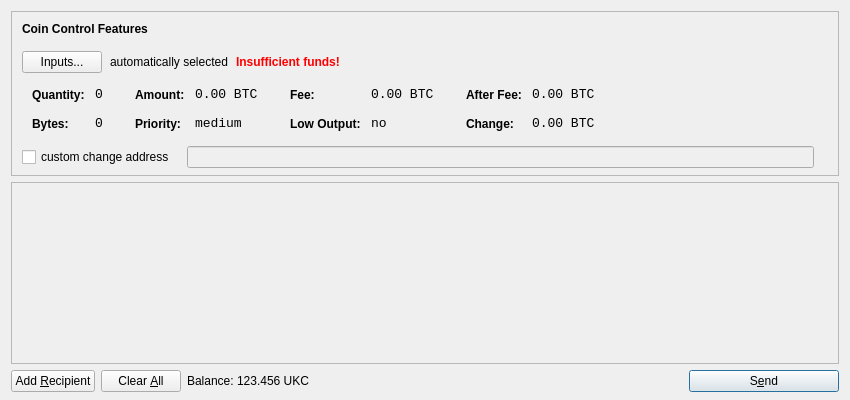
<?xml version="1.0" encoding="UTF-8"?>
<ui version="4.0">
 <class>SendCoinsDialog</class>
 <widget class="QDialog" name="SendCoinsDialog">
  <property name="geometry">
   <rect>
    <x>0</x>
    <y>0</y>
    <width>850</width>
    <height>400</height>
   </rect>
  </property>
  <property name="windowTitle">
   <string>Send Coins</string>
  </property>
  <layout class="QVBoxLayout" name="verticalLayout" stretch="0,1,0">
   <property name="bottomMargin">
    <number>8</number>
   </property>
   <item>
    <widget class="QFrame" name="frameCoinControl">
     <property name="sizePolicy">
      <sizepolicy hsizetype="Expanding" vsizetype="Expanding">
       <horstretch>0</horstretch>
       <verstretch>0</verstretch>
      </sizepolicy>
     </property>
     <property name="maximumSize">
      <size>
       <width>16777215</width>
       <height>16777215</height>
      </size>
     </property>
     <property name="frameShape">
      <enum>QFrame::StyledPanel</enum>
     </property>
     <property name="frameShadow">
      <enum>QFrame::Sunken</enum>
     </property>
     <layout class="QVBoxLayout" name="verticalLayoutCoinControl2">
      <property name="spacing">
       <number>-1</number>
      </property>
      <property name="leftMargin">
       <number>0</number>
      </property>
      <property name="topMargin">
       <number>0</number>
      </property>
      <property name="rightMargin">
       <number>0</number>
      </property>
      <property name="bottomMargin">
       <number>6</number>
      </property>
      <item>
       <layout class="QVBoxLayout" name="verticalLayoutCoinControl" stretch="0,0,0,0,1">
        <property name="spacing">
         <number>0</number>
        </property>
        <property name="leftMargin">
         <number>10</number>
        </property>
        <property name="topMargin">
         <number>10</number>
        </property>
        <item>
         <layout class="QHBoxLayout" name="horizontalLayoutCoinControl1">
          <property name="bottomMargin">
           <number>15</number>
          </property>
          <item>
           <widget class="QLabel" name="labelCoinControlFeatures">
            <property name="sizePolicy">
             <sizepolicy hsizetype="Preferred" vsizetype="Maximum">
              <horstretch>0</horstretch>
              <verstretch>0</verstretch>
             </sizepolicy>
            </property>
            <property name="font">
             <font>
              <weight>75</weight>
              <bold>true</bold>
             </font>
            </property>
            <property name="styleSheet">
             <string notr="true">font-weight:bold;</string>
            </property>
            <property name="text">
             <string>Coin Control Features</string>
            </property>
           </widget>
          </item>
         </layout>
        </item>
        <item>
         <layout class="QHBoxLayout" name="horizontalLayoutCoinControl2" stretch="0,0,0,0">
          <property name="spacing">
           <number>8</number>
          </property>
          <property name="bottomMargin">
           <number>10</number>
          </property>
          <item>
           <widget class="QPushButton" name="pushButtonCoinControl">
            <property name="styleSheet">
             <string notr="true"/>
            </property>
            <property name="text">
             <string>Inputs...</string>
            </property>
           </widget>
          </item>
          <item>
           <widget class="QLabel" name="labelCoinControlAutomaticallySelected">
            <property name="text">
             <string>automatically selected</string>
            </property>
            <property name="margin">
             <number>5</number>
            </property>
           </widget>
          </item>
          <item>
           <widget class="QLabel" name="labelCoinControlInsuffFunds">
            <property name="font">
             <font>
              <weight>75</weight>
              <bold>true</bold>
             </font>
            </property>
            <property name="styleSheet">
             <string notr="true">color:red;font-weight:bold;</string>
            </property>
            <property name="text">
             <string>Insufficient funds!</string>
            </property>
            <property name="margin">
             <number>5</number>
            </property>
           </widget>
          </item>
          <item>
           <spacer name="horizontalSpacerCoinControl">
            <property name="orientation">
             <enum>Qt::Horizontal</enum>
            </property>
            <property name="sizeHint" stdset="0">
             <size>
              <width>40</width>
              <height>1</height>
             </size>
            </property>
           </spacer>
          </item>
         </layout>
        </item>
        <item>
         <widget class="QWidget" name="widgetCoinControl" native="true">
          <property name="sizePolicy">
           <sizepolicy hsizetype="Preferred" vsizetype="Preferred">
            <horstretch>0</horstretch>
            <verstretch>0</verstretch>
           </sizepolicy>
          </property>
          <property name="minimumSize">
           <size>
            <width>0</width>
            <height>0</height>
           </size>
          </property>
          <property name="styleSheet">
           <string notr="true"/>
          </property>
          <layout class="QHBoxLayout" name="horizontalLayoutCoinControl5">
           <property name="margin">
            <number>0</number>
           </property>
           <item>
            <layout class="QHBoxLayout" name="horizontalLayoutCoinControl3" stretch="0,0,0,1">
             <property name="spacing">
              <number>20</number>
             </property>
             <property name="topMargin">
              <number>0</number>
             </property>
             <property name="bottomMargin">
              <number>10</number>
             </property>
             <item>
              <layout class="QFormLayout" name="formLayoutCoinControl1">
               <property name="horizontalSpacing">
                <number>10</number>
               </property>
               <property name="verticalSpacing">
                <number>14</number>
               </property>
               <property name="leftMargin">
                <number>10</number>
               </property>
               <property name="topMargin">
                <number>4</number>
               </property>
               <property name="rightMargin">
                <number>6</number>
               </property>
               <item row="0" column="0">
                <widget class="QLabel" name="labelCoinControlQuantityText">
                 <property name="styleSheet">
                  <string notr="true">font-weight:bold;</string>
                 </property>
                 <property name="text">
                  <string>Quantity:</string>
                 </property>
                 <property name="margin">
                  <number>0</number>
                 </property>
                </widget>
               </item>
               <item row="0" column="1">
                <widget class="QLabel" name="labelCoinControlQuantity">
                 <property name="font">
                  <font>
                   <family>Monospace</family>
                   <pointsize>10</pointsize>
                  </font>
                 </property>
                 <property name="cursor">
                  <cursorShape>IBeamCursor</cursorShape>
                 </property>
                 <property name="contextMenuPolicy">
                  <enum>Qt::ActionsContextMenu</enum>
                 </property>
                 <property name="text">
                  <string notr="true">0</string>
                 </property>
                 <property name="margin">
                  <number>0</number>
                 </property>
                 <property name="textInteractionFlags">
                  <set>Qt::LinksAccessibleByMouse|Qt::TextSelectableByKeyboard|Qt::TextSelectableByMouse</set>
                 </property>
                </widget>
               </item>
               <item row="1" column="0">
                <widget class="QLabel" name="labelCoinControlBytesText">
                 <property name="styleSheet">
                  <string notr="true">font-weight:bold;</string>
                 </property>
                 <property name="text">
                  <string>Bytes:</string>
                 </property>
                </widget>
               </item>
               <item row="1" column="1">
                <widget class="QLabel" name="labelCoinControlBytes">
                 <property name="font">
                  <font>
                   <family>Monospace</family>
                   <pointsize>10</pointsize>
                  </font>
                 </property>
                 <property name="cursor">
                  <cursorShape>IBeamCursor</cursorShape>
                 </property>
                 <property name="contextMenuPolicy">
                  <enum>Qt::ActionsContextMenu</enum>
                 </property>
                 <property name="text">
                  <string notr="true">0</string>
                 </property>
                 <property name="textInteractionFlags">
                  <set>Qt::LinksAccessibleByMouse|Qt::TextSelectableByKeyboard|Qt::TextSelectableByMouse</set>
                 </property>
                </widget>
               </item>
              </layout>
             </item>
             <item>
              <layout class="QFormLayout" name="formLayoutCoinControl2">
               <property name="horizontalSpacing">
                <number>10</number>
               </property>
               <property name="verticalSpacing">
                <number>14</number>
               </property>
               <property name="leftMargin">
                <number>6</number>
               </property>
               <property name="topMargin">
                <number>4</number>
               </property>
               <property name="rightMargin">
                <number>6</number>
               </property>
               <item row="0" column="0">
                <widget class="QLabel" name="labelCoinControlAmountText">
                 <property name="styleSheet">
                  <string notr="true">font-weight:bold;</string>
                 </property>
                 <property name="text">
                  <string>Amount:</string>
                 </property>
                 <property name="margin">
                  <number>0</number>
                 </property>
                </widget>
               </item>
               <item row="0" column="1">
                <widget class="QLabel" name="labelCoinControlAmount">
                 <property name="font">
                  <font>
                   <family>Monospace</family>
                   <pointsize>10</pointsize>
                  </font>
                 </property>
                 <property name="cursor">
                  <cursorShape>IBeamCursor</cursorShape>
                 </property>
                 <property name="contextMenuPolicy">
                  <enum>Qt::ActionsContextMenu</enum>
                 </property>
                 <property name="text">
                  <string notr="true">0.00 BTC</string>
                 </property>
                 <property name="textInteractionFlags">
                  <set>Qt::LinksAccessibleByMouse|Qt::TextSelectableByKeyboard|Qt::TextSelectableByMouse</set>
                 </property>
                </widget>
               </item>
               <item row="1" column="0">
                <widget class="QLabel" name="labelCoinControlPriorityText">
                 <property name="styleSheet">
                  <string notr="true">font-weight:bold;</string>
                 </property>
                 <property name="text">
                  <string>Priority:</string>
                 </property>
                </widget>
               </item>
               <item row="1" column="1">
                <widget class="QLabel" name="labelCoinControlPriority">
                 <property name="font">
                  <font>
                   <family>Monospace</family>
                   <pointsize>10</pointsize>
                  </font>
                 </property>
                 <property name="cursor">
                  <cursorShape>IBeamCursor</cursorShape>
                 </property>
                 <property name="contextMenuPolicy">
                  <enum>Qt::ActionsContextMenu</enum>
                 </property>
                 <property name="text">
                  <string>medium</string>
                 </property>
                 <property name="textInteractionFlags">
                  <set>Qt::LinksAccessibleByMouse|Qt::TextSelectableByKeyboard|Qt::TextSelectableByMouse</set>
                 </property>
                </widget>
               </item>
              </layout>
             </item>
             <item>
              <layout class="QFormLayout" name="formLayoutCoinControl3">
               <property name="horizontalSpacing">
                <number>10</number>
               </property>
               <property name="verticalSpacing">
                <number>14</number>
               </property>
               <property name="leftMargin">
                <number>6</number>
               </property>
               <property name="topMargin">
                <number>4</number>
               </property>
               <property name="rightMargin">
                <number>6</number>
               </property>
               <item row="0" column="0">
                <widget class="QLabel" name="labelCoinControlFeeText">
                 <property name="styleSheet">
                  <string notr="true">font-weight:bold;</string>
                 </property>
                 <property name="text">
                  <string>Fee:</string>
                 </property>
                 <property name="margin">
                  <number>0</number>
                 </property>
                </widget>
               </item>
               <item row="0" column="1">
                <widget class="QLabel" name="labelCoinControlFee">
                 <property name="font">
                  <font>
                   <family>Monospace</family>
                   <pointsize>10</pointsize>
                  </font>
                 </property>
                 <property name="cursor">
                  <cursorShape>IBeamCursor</cursorShape>
                 </property>
                 <property name="contextMenuPolicy">
                  <enum>Qt::ActionsContextMenu</enum>
                 </property>
                 <property name="text">
                  <string notr="true">0.00 BTC</string>
                 </property>
                 <property name="textInteractionFlags">
                  <set>Qt::LinksAccessibleByMouse|Qt::TextSelectableByKeyboard|Qt::TextSelectableByMouse</set>
                 </property>
                </widget>
               </item>
               <item row="1" column="0">
                <widget class="QLabel" name="labelCoinControlLowOutputText">
                 <property name="styleSheet">
                  <string notr="true">font-weight:bold;</string>
                 </property>
                 <property name="text">
                  <string>Low Output:</string>
                 </property>
                </widget>
               </item>
               <item row="1" column="1">
                <widget class="QLabel" name="labelCoinControlLowOutput">
                 <property name="font">
                  <font>
                   <family>Monospace</family>
                   <pointsize>10</pointsize>
                  </font>
                 </property>
                 <property name="cursor">
                  <cursorShape>IBeamCursor</cursorShape>
                 </property>
                 <property name="contextMenuPolicy">
                  <enum>Qt::ActionsContextMenu</enum>
                 </property>
                 <property name="text">
                  <string>no</string>
                 </property>
                 <property name="textInteractionFlags">
                  <set>Qt::LinksAccessibleByMouse|Qt::TextSelectableByKeyboard|Qt::TextSelectableByMouse</set>
                 </property>
                </widget>
               </item>
              </layout>
             </item>
             <item>
              <layout class="QFormLayout" name="formLayoutCoinControl4">
               <property name="horizontalSpacing">
                <number>10</number>
               </property>
               <property name="verticalSpacing">
                <number>14</number>
               </property>
               <property name="leftMargin">
                <number>6</number>
               </property>
               <property name="topMargin">
                <number>4</number>
               </property>
               <property name="rightMargin">
                <number>6</number>
               </property>
               <item row="0" column="0">
                <widget class="QLabel" name="labelCoinControlAfterFeeText">
                 <property name="styleSheet">
                  <string notr="true">font-weight:bold;</string>
                 </property>
                 <property name="text">
                  <string>After Fee:</string>
                 </property>
                 <property name="margin">
                  <number>0</number>
                 </property>
                </widget>
               </item>
               <item row="0" column="1">
                <widget class="QLabel" name="labelCoinControlAfterFee">
                 <property name="font">
                  <font>
                   <family>Monospace</family>
                   <pointsize>10</pointsize>
                  </font>
                 </property>
                 <property name="cursor">
                  <cursorShape>IBeamCursor</cursorShape>
                 </property>
                 <property name="contextMenuPolicy">
                  <enum>Qt::ActionsContextMenu</enum>
                 </property>
                 <property name="text">
                  <string notr="true">0.00 BTC</string>
                 </property>
                 <property name="textInteractionFlags">
                  <set>Qt::LinksAccessibleByMouse|Qt::TextSelectableByKeyboard|Qt::TextSelectableByMouse</set>
                 </property>
                </widget>
               </item>
               <item row="1" column="0">
                <widget class="QLabel" name="labelCoinControlChangeText">
                 <property name="styleSheet">
                  <string notr="true">font-weight:bold;</string>
                 </property>
                 <property name="text">
                  <string>Change:</string>
                 </property>
                </widget>
               </item>
               <item row="1" column="1">
                <widget class="QLabel" name="labelCoinControlChange">
                 <property name="font">
                  <font>
                   <family>Monospace</family>
                   <pointsize>10</pointsize>
                  </font>
                 </property>
                 <property name="cursor">
                  <cursorShape>IBeamCursor</cursorShape>
                 </property>
                 <property name="contextMenuPolicy">
                  <enum>Qt::ActionsContextMenu</enum>
                 </property>
                 <property name="text">
                  <string notr="true">0.00 BTC</string>
                 </property>
                 <property name="textInteractionFlags">
                  <set>Qt::LinksAccessibleByMouse|Qt::TextSelectableByKeyboard|Qt::TextSelectableByMouse</set>
                 </property>
                </widget>
               </item>
              </layout>
             </item>
            </layout>
           </item>
          </layout>
         </widget>
        </item>
        <item>
         <layout class="QHBoxLayout" name="horizontalLayoutCoinControl4" stretch="0,0,0">
          <property name="spacing">
           <number>12</number>
          </property>
          <property name="sizeConstraint">
           <enum>QLayout::SetDefaultConstraint</enum>
          </property>
          <property name="topMargin">
           <number>5</number>
          </property>
          <property name="rightMargin">
           <number>5</number>
          </property>
          <item>
           <widget class="QCheckBox" name="checkBoxCoinControlChange">
            <property name="text">
             <string>custom change address</string>
            </property>
           </widget>
          </item>
          <item>
           <widget class="QLineEdit" name="lineEditCoinControlChange">
            <property name="enabled">
             <bool>false</bool>
            </property>
            <property name="sizePolicy">
             <sizepolicy hsizetype="Expanding" vsizetype="Fixed">
              <horstretch>0</horstretch>
              <verstretch>0</verstretch>
             </sizepolicy>
            </property>
           </widget>
          </item>
          <item>
           <widget class="QLabel" name="labelCoinControlChangeLabel">
            <property name="sizePolicy">
             <sizepolicy hsizetype="Preferred" vsizetype="Expanding">
              <horstretch>0</horstretch>
              <verstretch>0</verstretch>
             </sizepolicy>
            </property>
            <property name="minimumSize">
             <size>
              <width>0</width>
              <height>0</height>
             </size>
            </property>
            <property name="text">
             <string/>
            </property>
            <property name="margin">
             <number>3</number>
            </property>
           </widget>
          </item>
         </layout>
        </item>
        <item>
         <spacer name="verticalSpacerCoinControl">
          <property name="orientation">
           <enum>Qt::Vertical</enum>
          </property>
          <property name="sizeHint" stdset="0">
           <size>
            <width>800</width>
            <height>1</height>
           </size>
          </property>
         </spacer>
        </item>
       </layout>
      </item>
     </layout>
    </widget>
   </item>
   <item>
    <widget class="QScrollArea" name="scrollArea">
     <property name="widgetResizable">
      <bool>true</bool>
     </property>
     <widget class="QWidget" name="scrollAreaWidgetContents">
      <property name="geometry">
       <rect>
        <x>0</x>
        <y>0</y>
        <width>830</width>
        <height>165</height>
       </rect>
      </property>
      <layout class="QVBoxLayout" name="verticalLayout_2">
       <property name="margin">
        <number>0</number>
       </property>
       <item>
        <layout class="QVBoxLayout" name="entries">
         <property name="spacing">
          <number>6</number>
         </property>
        </layout>
       </item>
       <item>
        <spacer name="verticalSpacer">
         <property name="orientation">
          <enum>Qt::Vertical</enum>
         </property>
         <property name="sizeHint" stdset="0">
          <size>
           <width>20</width>
           <height>40</height>
          </size>
         </property>
        </spacer>
       </item>
      </layout>
     </widget>
    </widget>
   </item>
   <item>
    <layout class="QHBoxLayout" name="horizontalLayout">
     <item>
      <widget class="QPushButton" name="addButton">
       <property name="toolTip">
        <string>Send to multiple recipients at once</string>
       </property>
       <property name="text">
        <string>Add &amp;Recipient</string>
       </property>
       <property name="icon">
        <iconset resource="../bitcoin.qrc">
         <normaloff>:/icons/add</normaloff>:/icons/add</iconset>
       </property>
       <property name="autoDefault">
        <bool>false</bool>
       </property>
      </widget>
     </item>
     <item>
      <widget class="QPushButton" name="clearButton">
       <property name="sizePolicy">
        <sizepolicy hsizetype="Minimum" vsizetype="Fixed">
         <horstretch>0</horstretch>
         <verstretch>0</verstretch>
        </sizepolicy>
       </property>
       <property name="toolTip">
        <string>Remove all transaction fields</string>
       </property>
       <property name="text">
        <string>Clear &amp;All</string>
       </property>
       <property name="icon">
        <iconset resource="../bitcoin.qrc">
         <normaloff>:/icons/remove</normaloff>:/icons/remove</iconset>
       </property>
       <property name="autoRepeatDelay">
        <number>300</number>
       </property>
       <property name="autoDefault">
        <bool>false</bool>
       </property>
      </widget>
     </item>
     <item>
      <layout class="QHBoxLayout" name="horizontalLayout_2">
       <property name="spacing">
        <number>3</number>
       </property>
       <item>
        <widget class="QLabel" name="label">
         <property name="text">
          <string>Balance:</string>
         </property>
        </widget>
       </item>
       <item>
        <widget class="QLabel" name="labelBalance">
         <property name="cursor">
          <cursorShape>IBeamCursor</cursorShape>
         </property>
         <property name="text">
          <string>123.456 UKC</string>
         </property>
         <property name="textInteractionFlags">
          <set>Qt::LinksAccessibleByMouse|Qt::TextSelectableByKeyboard|Qt::TextSelectableByMouse</set>
         </property>
        </widget>
       </item>
      </layout>
     </item>
     <item>
      <spacer name="horizontalSpacer">
       <property name="orientation">
        <enum>Qt::Horizontal</enum>
       </property>
       <property name="sizeHint" stdset="0">
        <size>
         <width>40</width>
         <height>20</height>
        </size>
       </property>
      </spacer>
     </item>
     <item>
      <widget class="QPushButton" name="sendButton">
       <property name="minimumSize">
        <size>
         <width>150</width>
         <height>0</height>
        </size>
       </property>
       <property name="toolTip">
        <string>Confirm the send action</string>
       </property>
       <property name="text">
        <string>S&amp;end</string>
       </property>
       <property name="icon">
        <iconset resource="../bitcoin.qrc">
         <normaloff>:/icons/send</normaloff>:/icons/send</iconset>
       </property>
       <property name="default">
        <bool>true</bool>
       </property>
      </widget>
     </item>
    </layout>
   </item>
  </layout>
 </widget>
 <resources>
  <include location="../bitcoin.qrc"/>
 </resources>
 <connections/>
</ui>
